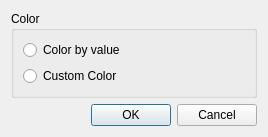
<?xml version="1.0" encoding="UTF-8"?>
<ui version="4.0">
 <class>GeoDataPolyLineColorSettingDialog</class>
 <widget class="QDialog" name="GeoDataPolyLineColorSettingDialog">
  <property name="geometry">
   <rect>
    <x>0</x>
    <y>0</y>
    <width>268</width>
    <height>134</height>
   </rect>
  </property>
  <property name="windowTitle">
   <string>PolyLine Color Setting</string>
  </property>
  <layout class="QVBoxLayout" name="verticalLayout_2">
   <item>
    <widget class="QGroupBox" name="colorGroupBox">
     <property name="title">
      <string>Color</string>
     </property>
     <layout class="QVBoxLayout" name="verticalLayout">
      <item>
       <widget class="QRadioButton" name="byValueRadioButton">
        <property name="locale">
         <locale language="English" country="UnitedStates"/>
        </property>
        <property name="text">
         <string>Color by value</string>
        </property>
       </widget>
      </item>
      <item>
       <layout class="QHBoxLayout" name="horizontalLayout">
        <item>
         <widget class="QRadioButton" name="arbitraryRadioButton">
          <property name="text">
           <string>Custom Color</string>
          </property>
         </widget>
        </item>
        <item>
         <widget class="ColorEditWidget" name="colorEditWidget">
          <property name="minimumSize">
           <size>
            <width>50</width>
            <height>0</height>
           </size>
          </property>
         </widget>
        </item>
        <item>
         <spacer name="horizontalSpacer">
          <property name="orientation">
           <enum>Qt::Horizontal</enum>
          </property>
          <property name="sizeHint" stdset="0">
           <size>
            <width>40</width>
            <height>20</height>
           </size>
          </property>
         </spacer>
        </item>
       </layout>
      </item>
     </layout>
    </widget>
   </item>
   <item>
    <spacer name="verticalSpacer">
     <property name="orientation">
      <enum>Qt::Vertical</enum>
     </property>
     <property name="sizeHint" stdset="0">
      <size>
       <width>20</width>
       <height>0</height>
      </size>
     </property>
    </spacer>
   </item>
   <item>
    <widget class="QDialogButtonBox" name="buttonBox">
     <property name="orientation">
      <enum>Qt::Horizontal</enum>
     </property>
     <property name="standardButtons">
      <set>QDialogButtonBox::Cancel|QDialogButtonBox::Ok</set>
     </property>
    </widget>
   </item>
  </layout>
 </widget>
 <customwidgets>
  <customwidget>
   <class>ColorEditWidget</class>
   <extends>QLabel</extends>
   <header>guibase/widget/coloreditwidget.h</header>
   <container>1</container>
  </customwidget>
 </customwidgets>
 <resources/>
 <connections>
  <connection>
   <sender>buttonBox</sender>
   <signal>accepted()</signal>
   <receiver>GeoDataPolyLineColorSettingDialog</receiver>
   <slot>accept()</slot>
   <hints>
    <hint type="sourcelabel">
     <x>248</x>
     <y>254</y>
    </hint>
    <hint type="destinationlabel">
     <x>157</x>
     <y>274</y>
    </hint>
   </hints>
  </connection>
  <connection>
   <sender>buttonBox</sender>
   <signal>rejected()</signal>
   <receiver>GeoDataPolyLineColorSettingDialog</receiver>
   <slot>reject()</slot>
   <hints>
    <hint type="sourcelabel">
     <x>316</x>
     <y>260</y>
    </hint>
    <hint type="destinationlabel">
     <x>286</x>
     <y>274</y>
    </hint>
   </hints>
  </connection>
 </connections>
</ui>
